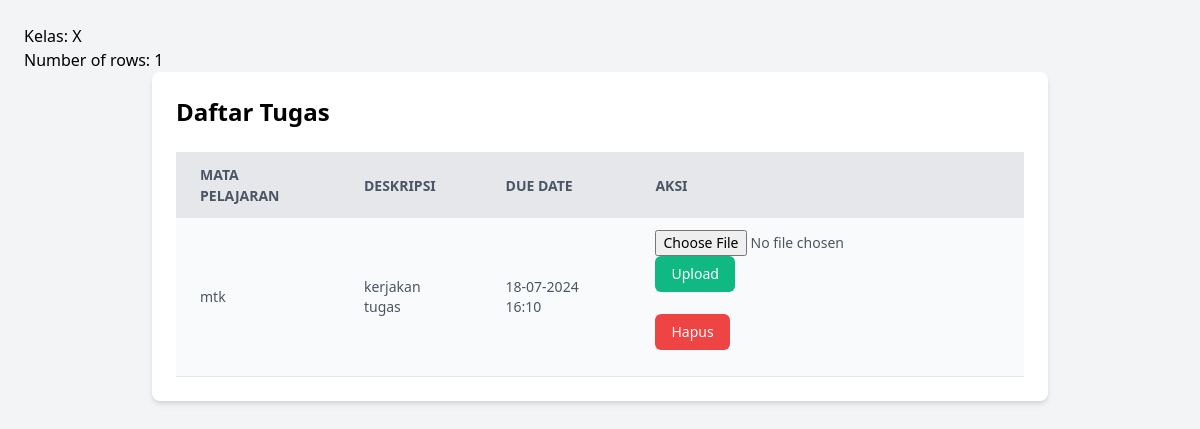
The app's page /tugas/tugas.php (signed in) with its own data.
### tables this page shows
CREATE TABLE `tugas` (
  `id` int(11) NOT NULL,
  `guru_id` int(11) NOT NULL,
  `kelas` varchar(10) NOT NULL,
  `mata_pelajaran` varchar(50) NOT NULL,
  `deskripsi` text DEFAULT NULL,
  `due_date` datetime NOT NULL,
  `overdue` tinyint(1) DEFAULT 0
);

### public/tugas/tugas.php (the view, shortened to what this page needs)
<?php
include '../db.php';
$kelas = $_SESSION['kelas'];
echo "Kelas: " . $kelas . "<br>";
$sql = "SELECT * FROM tugas WHERE kelas = ? ORDER BY due_date";
$stmt = $conn->prepare($sql);
$stmt->bind_param("s", $kelas);
$stmt->execute();
$result = $stmt->get_result();
echo "Number of rows: " . $result->num_rows . "<br>";
?>
<!DOCTYPE html>
<html>
<head>
    <link href="https://cdn.jsdelivr.net/npm/tailwindcss@2.2.19/dist/tailwind.min.css" rel="stylesheet">
</head>
<body class="bg-gray-100 p-6">
    <div class="max-w-4xl mx-auto bg-white p-6 rounded-lg shadow-md">
        <h2 class="text-2xl font-bold mb-6">Daftar Tugas</h2>
        <?php if ($result->num_rows > 0): ?>
            <table class="min-w-full bg-white">
                <thead class="bg-gray-200 text-gray-600 uppercase text-sm leading-normal">
                    <tr>
                        <th class="py-3 px-6 text-left">Mata Pelajaran</th>
                        <th class="py-3 px-6 text-left">Deskripsi</th>
                        <th class="py-3 px-6 text-left">Due Date</th>
                        <th class="py-3 px-6 text-left">Aksi</th>
                    </tr>
                </thead>
                <tbody class="text-gray-600 text-sm font-light">
                    <?php while($row = $result->fetch_assoc()): ?>
                        <tr class="border-b border-gray-200 bg-gray-50 hover:bg-gray-100">
                            <td class="py-3 px-6 text-left"><?php echo $row['mata_pelajaran']; ?></td>
                            <td class="py-3 px-6 text-left"><?php echo $row['deskripsi']; ?></td>
                            <td class="py-3 px-6 text-left"><?php echo date('d-m-Y H:i', strtotime($row['due_date'])); ?></td>
                            <td class="py-3 px-6 text-left">
                                <form action="upload_tugas.php" method="POST" enctype="multipart/form-data">
                                    <input type="file" name="tugas_file" required>
                                    <button type="submit" class="px-4 py-2 bg-green-500 text-white rounded-md hover:bg-green-600">Upload</button>
                                </form>
                                <form action="hapus_tugas.php" method="POST">
                                    <button type="submit" class="px-4 py-2 bg-red-500 text-white rounded-md hover:bg-red-600 mt-2">Hapus</button>
                                </form>
                            </td>
                        </tr>
                    <?php endwhile; ?>
                </tbody>
            </table>
        <?php else: ?>
            <p class="text-gray-600">Belum ada tugas.</p>
        <?php endif; ?>
    </div>
</body>
</html>

### records on screen
tugas: mata_pelajaran "mtk", deskripsi "kerjakan tugas", due_date "18-07-2024 16:10"

### other values on screen
$kelas "X"
$result->num_rows "1"
